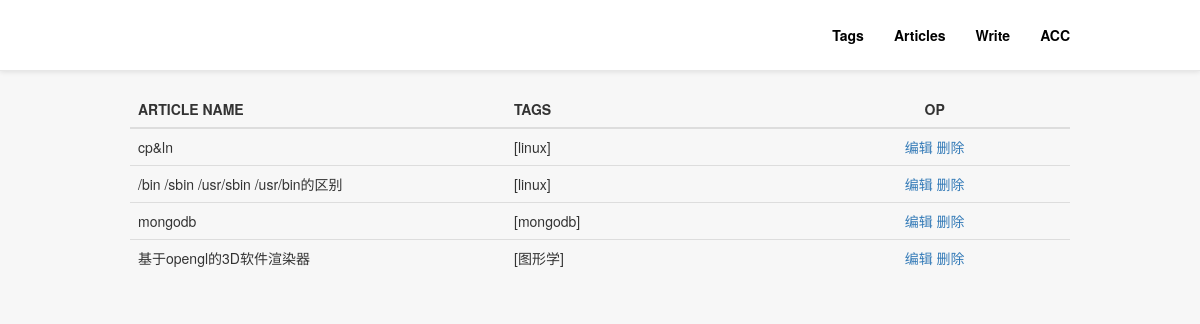
The app's page /hsjusj/articles_editor/ (signed in) with its own data.
### blog/models.py (models this page shows)
class Articles(models.Model):
    aid = models.AutoField(primary_key=True)
    title = models.CharField(max_length=32, db_index=True)
    content = models.TextField()
    create_datetime = models.DateTimeField(auto_now_add=True, db_index=True)
    imgs = models.CharField(max_length=1024, null=True)

class ArticlesToTags(models.Model):
    article = models.ForeignKey(to='Articles', to_field='aid', on_delete=models.CASCADE)
    tag = models.ForeignKey(to='Tags', to_field='tid', on_delete=models.CASCADE)

class Tags(models.Model):
    tid = models.AutoField(primary_key=True)
    tag_name = models.CharField(max_length=18)

### adm/views.py (the view)
# urls.py: path('articles_editor/', views.articles_editor, name='articles_editor'),
def articles_editor(request):
    if request.session.get('login', None):
        if request.method == 'GET':
            articles = Articles.objects.all()
            return render(request, 'view/adm/articles_editor.html', {'articles':articles})
        elif request.method == "POST":
            articles = Articles.objects.all()
            return TemplateResponse(request, 'response/adm/articles_editor_response.html', {'articles':articles})
    else:
        return redirect('/hsjusj/login')

### templates/view/adm/articles_editor.html
{% extends "layout/adm_base.html" %}
{% block body %}
    <div class="articles-op">
        <table class="table table-hover">
            <thead>
                <tr>
                    <th>ARTICLE NAME</th>
                    <th>TAGS</th>
                    <th class="text-center">OP</th>
                </tr>
            </thead>
            <tbdoy>
                {% for article in articles %}
                    <tr>
                        <td class="article-title">
                            <a target="_blank" href="{% url 'article' article.aid %}">{{ article.title }}</a>
                        </td>
                        <td>
                            {% for articletotags in article.articlestotags_set.all %}
                                <span class="tags-item">[{{ articletotags.tag.tag_name }}]</span>
                            {% endfor %}
                        </td>
                        <td class="article-op text-center" aid="{{ article.aid }}">
                            <a target="_blank" href="{% url 'article_editor' article.aid %}" class="article-editor">编辑</a>
                            <a class="article-del">删除</a>
                        </td>
                    </tr>
                {% endfor %}
            </tbdoy>
        </table>
    </div>
{% endblock %}

### static/css/adm.css (style rules this page uses)
.articles-op .table thead tr th:first-child { width:40%; }
.article-op a { cursor:pointer; }
.article-title a { color:#333; text-decoration: none; }
.articles-op .table tbody .tags-item { display: inline; width:30%; }

### static/css/base.css (style rules this page uses)
body { background-color: #f7f7f7; }

### records on screen
Articles: title "cp&ln"
ArticlesToTags: tag.tag_name "linux"
Articles: title "/bin /sbin /usr/sbin /usr/bin的区别"
ArticlesToTags: tag.tag_name "linux"
Articles: title "mongodb"
ArticlesToTags: tag.tag_name "mongodb"
Articles: title "基于opengl的3D软件渲染器"
ArticlesToTags: tag.tag_name "图形学"
